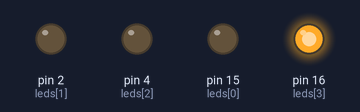
The sketch below on a simulated Arduino Uno, built with avr-gcc and run on an emulated ATmega328P. Parts: output pins drawn as LEDs (lit = HIGH).

Above: at 0.1 s.
At 0.7 s:
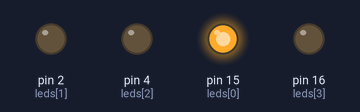
At 1.7 s:
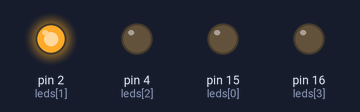
At 2.7 s:
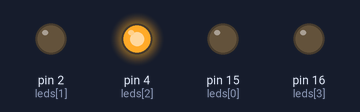
Timing chart, 0 to 3.0 s (numbered marks = the images above):
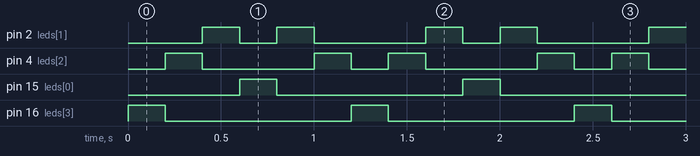

The sketch:

sketch_jan13a.ino
```cpp
//variables y constantes

int leds[4]={15,2,4,16};
//Arreglo de 6 x 4 de secuencia de leds
int sec[6][4] = {
  {0,0,0,1},
  {0,0,1,0},
  {0,1,0,0},
  {1,0,0,0},
  {0,1,0,0},
  {0,0,1,0}

};


void setup() {
  // put your setup code here, to run once:
  for (int i=0; i<4; i++)
    pinMode(leds[i],OUTPUT);
}

void loop() {
  // put your main code here, to run repeatedly:
 for (int ren=0; ren<6; ren++){
  for (int col=0; col<4; col++)
    digitalWrite(leds[col],sec[ren][col]);
  delay(200);
 }
}
```

Measured:
- by itself, pin 2 (leds[1]): repeats every 1.2 s: LOW 0.20 s, HIGH 0.20 s, LOW 0.60 s, HIGH 0.20 s
- by itself, pin 4 (leds[2]): repeats every 1.2 s: LOW 0.60 s, HIGH 0.20 s, LOW 0.20 s, HIGH 0.20 s
- by itself, pin 15 (leds[0]), pin 16 (leds[3]): alternates HIGH for 0.20 s and LOW for 1.0 s
